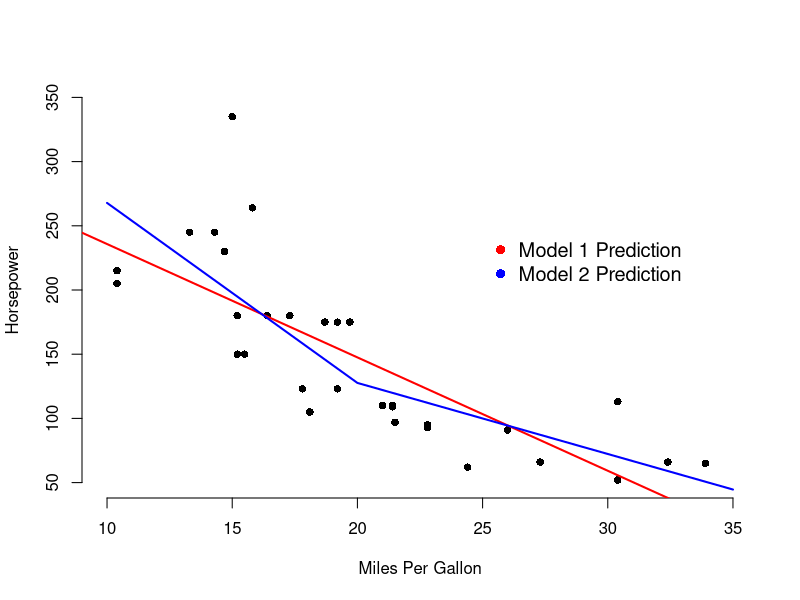

The R script that drew this image:
## ---- chunk 1
library(datasets)
head(mtcars, 3)
## ---- chunk 2

mtcars$mpgsp <- ifelse(mtcars$mpg - 20 > 0, mtcars$mpg - 20, 0) 
    model1 <- lm(hp ~ mpg, data = mtcars)
    model2 <- lm(hp ~ mpgsp + mpg, data = mtcars)
    
 plot2 <- 
      
      plot(mtcars$mpg, mtcars$hp, xlab = "Miles Per Gallon", 
           ylab = "Horsepower", bty = "n", pch = 16,
           xlim = c(10, 35), ylim = c(50, 350))
     
        abline(model1, col = "red", lwd = 2)
      
    
        model2lines <- predict(model2, newdata = data.frame(
          mpg = 10:35, mpgsp = ifelse(10:35 - 20 > 0, 10:35 - 20, 0)
        ))
        lines(10:35, model2lines, col = "blue", lwd = 2)
      
      legend(25, 250, c("Model 1 Prediction", "Model 2 Prediction"), pch = 16, 
             col = c("red", "blue"), bty = "n", cex = 1.2)

   




    

